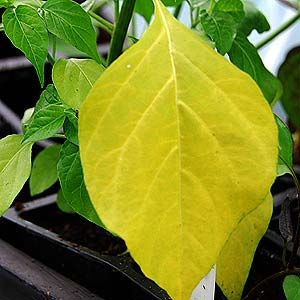
#> input picture N2.jpg, 300 x 300 px
$ python NUTRITION_CODE.py
#> lines starting #> are read from the running program, lines starting #| are printed output that depends on the picture; after the words box and inside, x2 and y2 are one past the last pixel; in counts of white or black regions, pixels touching at a corner belong together; long printed decimals are rounded
# -*- coding: utf-8 -*-
"""
Created on Wed Aug  1 16:13:40 2018
@author: prasadi
NEUTRITION LEVEL DETECTION
Input--> image
Output--> 1.Average of Hue value
          2.Percentage of the leaf having low neutrition level
          3.Type of low neutrition(Nitrogen,Potassium,Phosphorus)
          4.Time spent to run the code
In this code I have used color of the leaf to detect the type of low
neutrition.Nitrogen and Potassium have yellow color and Phosphorus has
a purple color when the leaves are suffering from low neutrition level
of respective neutrient.
"""
'''In the code first I have identified the difference between yellow and purple
color using HSV color model. If the leaf is having purple color then the type will
get identified as Phosphorus. I have used percentage of yellow colort part of the
leaf to identify the difference between the types Nitrogen and Potassium. Because
for low Potassium level the edges of the leaf get the yellow color and then spred
to the middle areas of the leaf. But for low Nitrogen level whole leaf become into
yellow color.'''
#import the necessory modules
import time
start_time = time.time()
import numpy as np
from matplotlib import pyplot as plt
import cv2

img1=cv2.imread("N2.jpg")    #read the image
#> img1 is the input picture: shape (300, 300, 3); mean B, G, R 37.5, 133.9, 124
img1 = cv2.cvtColor(img1, cv2.COLOR_BGR2RGB)   #convert BGR image to RGB image
plt.imshow(img1),plt.show()

#resize any image into a standard size (300x300 pixels)
img2=cv2.resize(img1, dsize=(300, 300), interpolation=cv2.INTER_CUBIC)
plt.subplot(1,4,1),plt.imshow(img2)

#grabcut image--> to extract only the focused image
mask=np.zeros(img2.shape[:2],np.uint8)
bgdModel=np.zeros((1,65),np.float64)
fgdModel=np.zeros((1,65),np.float64)
rect=(1,1,img2.shape[1]-2,img2.shape[0]-2)
#> rect = (1, 1, 298, 298)
cv2.grabCut(img2,mask,rect,bgdModel,fgdModel,5,cv2.GC_INIT_WITH_RECT)
mask2=np.where((mask==2)|(mask==0),0,1).astype('uint8')
img=img2*mask2[:,:,np.newaxis]

#convert the leaf to HSV color model--> to get the average intesity of the image
hsv1= cv2.cvtColor(img,cv2.COLOR_RGB2HSV)
#> hsv1: shape (300, 300, 3); mean H, S, V 13.9, 102.5, 93.5
V=hsv1[:,:,2]   #extract only the 'Value' array from 3D array--> Value represents the intensity(0,255)
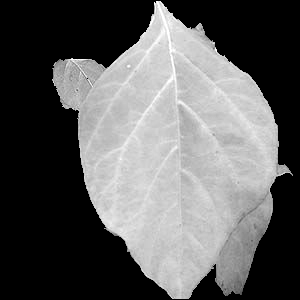
#> V: shape (300, 300); min 0, max 255, mean 93.5
V1=np.reshape(V,(V.shape[0]*V.shape[1],1)) #reshape to a 1D array
non_black_inv=np.where(V1!=0)[0]  #get the indexes having any color other than black(v=0 -->black color)
if(len(non_black_inv)!=0):
    inverse=np.average(V1[non_black_inv])   #take the average of intensity values
#> inverse = 196.2

    #function defined to set the intensity values in a linear curve
    def adjust_gamma(image, invgamma=1.0):
       invGamma = 1.0 * invgamma
       table = np.array([((i / 255.0) ** invGamma) * 255
          for i in np.arange(0, 256)]).astype("uint8")
       return cv2.LUT(image, table)

    invgamma = inverse/100
#> invgamma = 1.96
    img3 = adjust_gamma(img, invgamma=invgamma)  #call the adjust_gamma function to adjust the intensity values of the image
#> in adjust_gamma, `table = np.array([((i / 255.0) ** invGamma) * 255 for i in np.arange(0..`: table = 256 values from 0 to 255
#> in adjust_gamma, `return cv2.LUT(image, table)`:
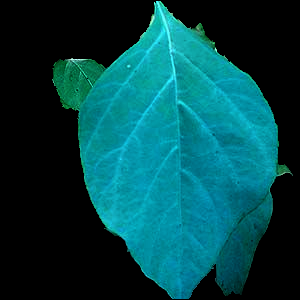
#> returned value: shape (300, 300, 3); mean of channels 0, 1, 2 71.7, 67.1, 2.7; drawn as B, G, R

    plt.subplot(1,4,2),plt.imshow(img)
    plt.subplot(1,4,3),plt.imshow(img3)

    #green color removal code
    hsv = cv2.cvtColor(img3, cv2.COLOR_RGB2HSV)  #convert the intensity adjusted image to HSV color model
#> hsv: shape (300, 300, 3); mean H, S, V 13.5, 117.4, 73.2
    mask = cv2.inRange(hsv, (36, 0, 0), (80, 255,255))  #mask of green (36,0,0) ~ (80, 255,255)
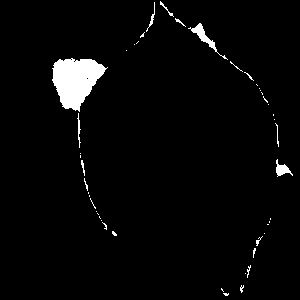
#> mask: shape (300, 300); 3% white; 46 white regions (35 under 20 px), largest, box (x1, y1, x2, y2) and area: (52, 58, 108, 112) 1853, (188, 23, 228, 60) 237, (276, 159, 293, 177) 136
    imask = mask>0    #slice the green
    green = np.zeros_like(img3, np.uint8)
    green[imask] = img3[imask]     #green contains only the green(healthy) parts of the leaf
    img4=img3-green   #subtract green part from the whole leaf-->img4 contains only the unhealthy parts of the leaf
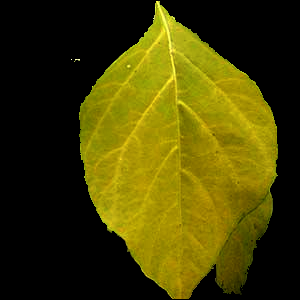
#> img4: shape (300, 300, 3); mean R, G, B 69.3, 63.5, 2.2
    plt.subplot(1,4,4),plt.imshow(img4)

    sum1=np.array(img3).sum(axis=2)
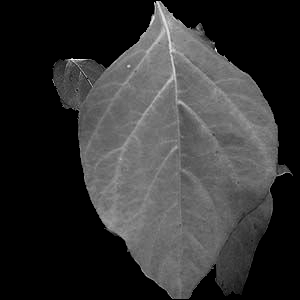
#> sum1: shape (300, 300) uint64; min 0, max 703, mean 141.5; drawn with min black and max white
    sum2=np.reshape(sum1,(sum1.shape[0]*sum1.shape[1],1))
    sum3=np.where(sum2!=0)[0]
    sum4=len(sum3)   #number of pixels in img3(whole leaf with both healthy and unhealthy parts)
#> sum4 = 42864

    #Analyze the unhealthy part of the leaf
    hsv=cv2.cvtColor(img4, cv2.COLOR_RGB2HSV_FULL) #convert to HSV Full model
#> hsv: shape (300, 300, 3); mean H, S, V 17.5, 110.5, 69.6
    h=hsv[:,:,0]
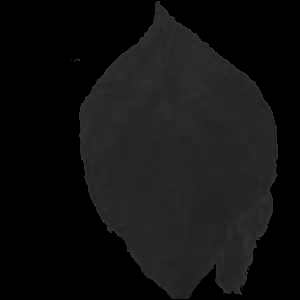
#> h: shape (300, 300); min 0, max 50, mean 17.5
    v=hsv[:,:,2]
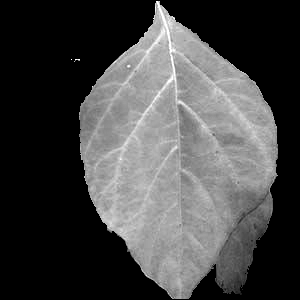
#> v: shape (300, 300); min 0, max 255, mean 69.6
    h2=np.reshape(h,(h.shape[0]*h.shape[1],1))
    v2=np.reshape(v,(v.shape[0]*v.shape[1],1))
    non_black=np.where(v2!=0)[0]  #take only non black indexed of pixels
    aaa=h2[non_black]
    addition=np.sum(h2[non_black])   #add the H values
#> addition = 1571710
    num_non_black=len(non_black)  #number of non black pixels
#> num_non_black = 40161
    percent=(num_non_black/sum4)*100   #percentage between healthy and unhealthy parts of the leaf
#> percent = 93.69
    if(percent>3):
        avg=addition/num_non_black  #average H value of the unhealthy part of the leaf(H-->Hue represents the color)
#> avg = 39.14
        if(avg>0 and avg<50):   #if the average is between (0,80)--> yellow color-->Nitrogen or Potassium
            if (percent>55):   #if the percentage is greater than 55--> Nitrogen
                typeN='Nitrogen'

            else:
                typeN='Potassium' #if the percentage is lower than 55--> Potassium

        elif(avg>50 and avg<255):
            typeN='Phosphorus'   #else it is Phosphorus

    else:  #else it is a healthy leaf
        avg=0
        typeN='Healthy'
        percent=0

    print('Average:',avg)
#| Average: 39.135
    print('Percentage:',percent)
#| Percentage: 93.694
    print('Type:',typeN)


else:  #if the image is not very close image there will be no remaining part after grabcut
    print("Take the picture again!")

print("---Time: %s seconds ---" % (time.time() - start_time))

$ run again, with N1.jpg copied over N2.jpg
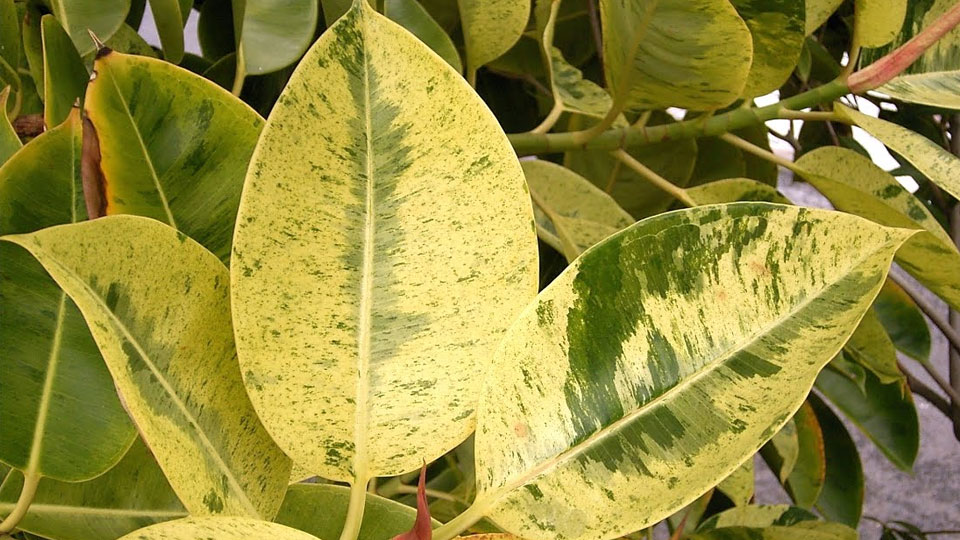
#> input picture N1.jpg, 960 x 540 px
#> img1 is the input picture: shape (540, 960, 3); mean B, G, R 60.7, 141.8, 149.8
#> hsv1: shape (300, 300, 3); mean H, S, V 13.2, 73.3, 95.7
#> inverse = 196.9
#> invgamma = 1.97
#> table = 256 values from 0 to 255
#> `mask = cv2.inRange(hsv, (36, 0, 0), (80, 255,255))`:
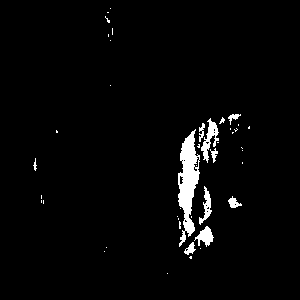
#> mask: shape (300, 300); 2.8% white; 43 white regions (32 under 20 px), largest, box (x1, y1, x2, y2) and area: (178, 129, 200, 247) 1357, (201, 118, 219, 163) 309, (194, 226, 214, 247) 211
#> sum4 = 43748
#> `v=hsv[:,:,2]`:
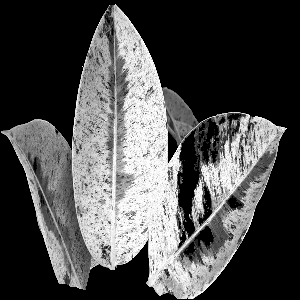
#> v: shape (300, 300); min 0, max 255, mean 77
#> addition = 1489946
#> num_non_black = 41190
#> percent = 94.15
#> avg = 36.17
#| Average: 36.173
#| Percentage: 94.153

$ run again, with H1.jpg copied over N2.jpg
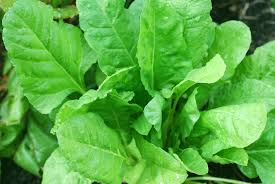
#> input picture H1.jpg, 275 x 184 px
#> img1 is the input picture: shape (184, 275, 3); mean B, G, R 66.9, 171.5, 88.5
#> hsv1: shape (300, 300, 3); mean H, S, V 38.4, 121.7, 130.8
#> inverse = 183.8
#> invgamma = 1.84
#> table = 256 values from 0 to 255
#> hsv: shape (300, 300, 3); mean H, S, V 39.9, 153.3, 102.8
#> `mask = cv2.inRange(hsv, (36, 0, 0), (80, 255,255))`:
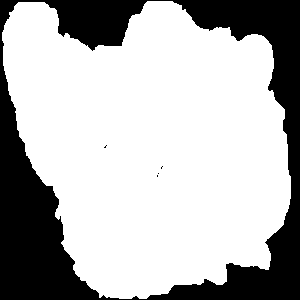
#> mask: shape (300, 300); 71.2% white; 5 black regions (4 under 20 px), largest, box (x1, y1, x2, y2) and area: (0, 0, 300, 300) 25916
#> img4: shape (300, 300, 3); every value is 0
#> `sum1=np.array(img3).sum(axis=2)`:
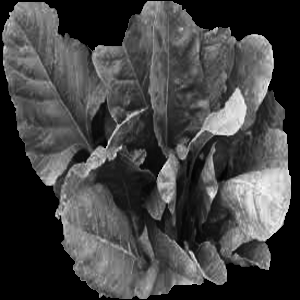
#> sum1: shape (300, 300) uint64; min 0, max 589, mean 155.2; drawn with min black and max white
#> sum4 = 64074
#> h: shape (300, 300); every value is 0
#> non_black = empty array
#> addition = 0

$ run again, with H2.jpg copied over N2.jpg
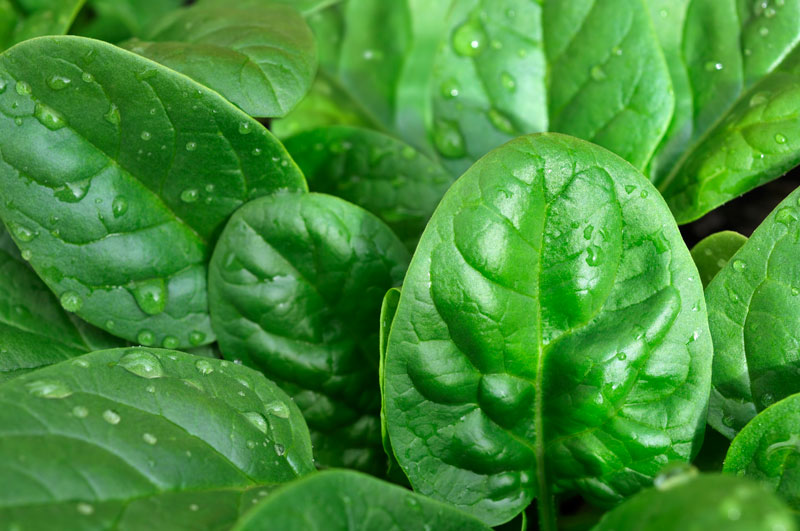
#> input picture H2.jpg, 800 x 531 px
#> img1 is the input picture: shape (531, 800, 3); mean B, G, R 54, 142.1, 66.3
#> hsv1: shape (300, 300, 3); mean H, S, V 9.3, 27.3, 29.3
#> non_black_inv = 14787 values from 7077 to 80945
#> inverse = 178.1
#> invgamma = 1.78
#> table = 256 values from 0 to 255
#> mask: shape (300, 300); 16.4% white; 8 white regions (7 under 20 px), largest, box (x1, y1, x2, y2) and area: (152, 75, 268, 270) 14765
#> `sum1=np.array(img3).sum(axis=2)`:
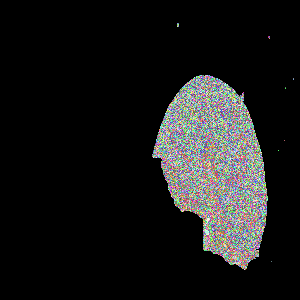
#> sum1: shape (300, 300) uint64; 594 distinct labels, from 0 to 752; one colour per label, 0 black
#> sum3 = 14787 values from 7077 to 80945
#> sum4 = 14787
#> non_black = [7378, 7678, 11369, 11669, 61431, 65630]
#> aaa = [147, 124, 149, 122, 118, 121]
#> addition = 781
#> num_non_black = 6
#> percent = 0.0406
